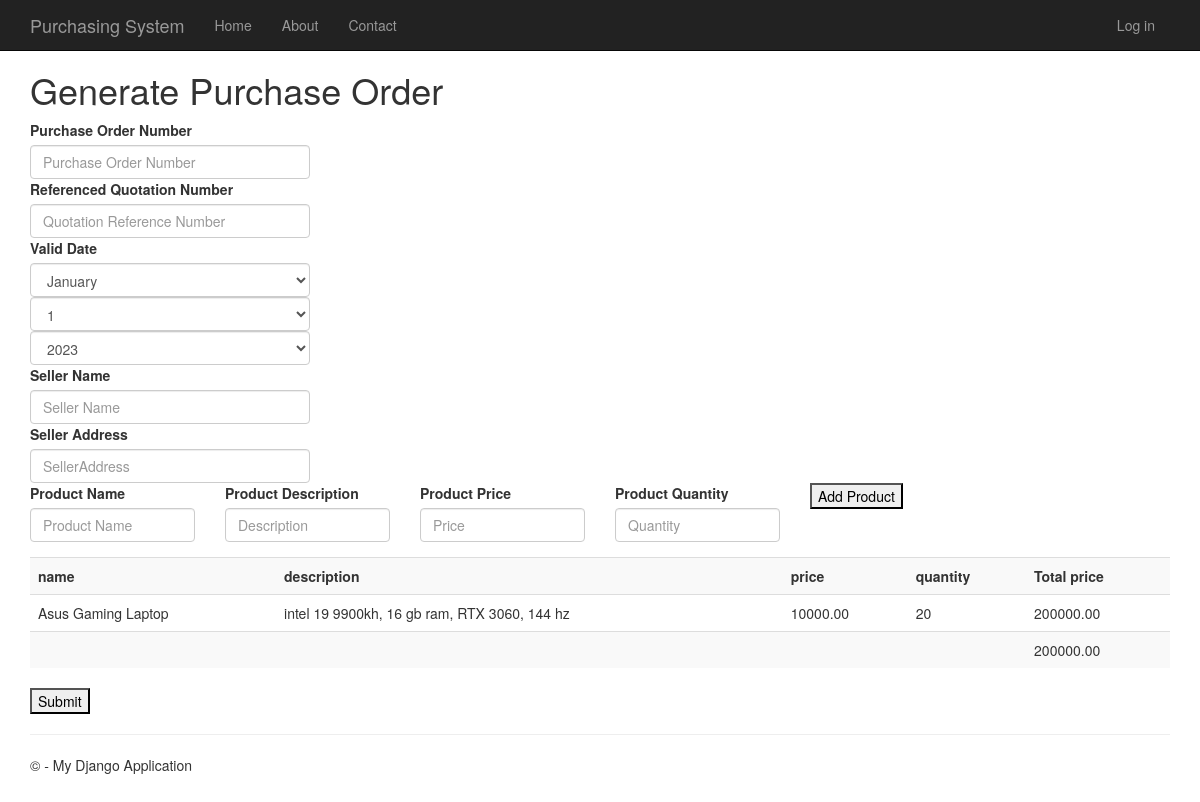
Screenshot of /createpurchaseorder/82/ with the database file from the repository.
### PurchaseOrder/models.py (models this page shows, shortened)
class PurchaseOrderProduct(models.Model):
    Product_ID = models.AutoField(primary_key=True)
    name = models.TextField(max_length=20)
    price = models.DecimalField(max_digits=20, decimal_places=2, default=Decimal('0.00'))
    description = models.TextField(max_length= 60)
    proposed_quantity = models.IntegerField(null=False)
    selected_quantity = models.IntegerField(blank=True, null=True)
    Total_Price = models.DecimalField(max_digits=20, decimal_places=2, default=Decimal('0.00'))
    purchaseorder_id = models.ForeignKey(purchaseOrder, on_delete=models.CASCADE)

### PurchaseOrder/views.py (the view, shortened to what this page needs)
# urls.py: path('createpurchaseorder/<int:pk>/',create_PurchaseOrder, name='create_PurchaseOrder'),
def create_PurchaseOrder(request,pk):
    purchaseorder_form = CreatePurchaseOrderForm(request.POST)
    products=PurchaseOrderProduct.objects.all().filter(purchaseorder_id=pk)
    totalPrice=0
    for product in products:
        totalPrice+=product.Total_Price
    context = {'purchaseorderform':purchaseorder_form,
                'products':products,
                'totalPrice':totalPrice}
    return render(request,'app/create_PO.html',context)

### PurchaseOrder/templates/app/Create_PO.html (shortened to what this page needs)
{% extends "app/layout.html" %}
{% block content %}
<h1>Generate Purchase Order</h1>
<div>
    <form  method="POST" action ="" id="qform">
        <div>
          <label>Purchase Order Number</label>
          {{ purchaseorderform.PurchaseOrder_number}}
        </div>
        <div>
          <label>Referenced Quotation Number</label>
          {{ purchaseorderform.quotation_Number}}
        </div>
        <div>
          <label>Valid Date</label>
          {{ purchaseorderform.valid_date}}
        </div>
        <div>
          <label>Seller Name</label>
          {{ purchaseorderform.sellername}}
        </div>
        <div>
          <label>Seller Address</label>
          {{ purchaseorderform.selleraddress}}
        </div>
        <div class="form-group row">
          <div class="col-md-2">
              <label  class="col-form-label">Product Name</label>
              {{ purchaseorderform.product_name }}
          </div>
          <div class="col-md-2">
              <label  class="col-form-label">Product Description</label>
              {{ purchaseorderform.product_description }}
          </div>
          <div class="col-md-2">
              <label class="col-form-label">Product Price</label>
              {{ purchaseorderform.product_price }}
          </div>
          <div class="col-md-2">
              <label  class="col-form-label">Product Quantity</label>
              {{ purchaseorderform.product_quantity }}
          </div>
          <div class="col-md-2">
            <input type="submit" form="qform" name="submitButton" value="Add Product">
          </div>
      </div>
    </form>
</div>
<table class="table table-striped">
    <tr>
      <th>name</th>
      <th>description</th>
      <th>price</th>
      <th>quantity</th>
      <th>Total price</th>
    </tr>
    {% for product in products %}
    <tr>
      <td>{{product.name}}</td>
      <td>{{product.description}}</td>
      <td>{{product.price}}</td>
      <td>{{product.proposed_quantity}}</td>
      <td>{{product.Total_Price}}</td>
    </tr>
    {% endfor %}
    <tr>
      <td></td>
      <td></td>
      <td></td>
      <td></td>
      <td>{{totalPrice}}</td>
    </tr>
  </table>
  <div>
    <a href="{% url 'menu' %}">
      <button>Submit</button>
    </a>
  </div>
{% endblock %}

### app/static/app/content/site.css (style rules this page uses)
body { padding-top: 50px; padding-bottom: 20px; }
input, select, textarea { max-width: 280px; }

### rows the page displays
PurchaseOrderProduct: name "Asus Gaming Laptop", description "intel 19 9900kh, 16 gb ram, RTX 3060, 144 hz", price "10000.00", proposed_quantity "20", Total_Price "200000.00"

### other values shown
{{ totalPrice }} "200000.00"
